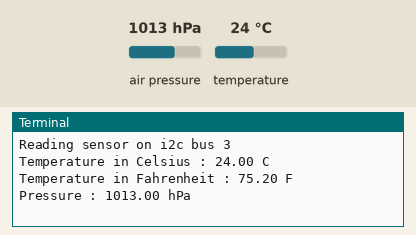
A program run on a simulated Raspberry Pi (BCM pin numbers). Shown: the last lines printed to the terminal. The test bench sets the inputs (shaded band); at power-on: air pressure 1013 hPa, temperature 24 °C.

Above: at 1.2 s.
1.3 s: air pressure set to 952 hPa
At 1.4 s:
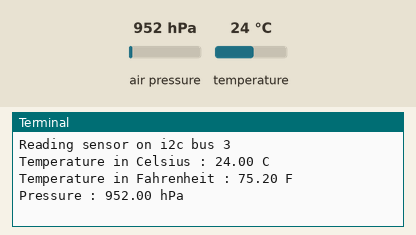
2.8 s: temperature set to 12 °C
At 2.9 s:
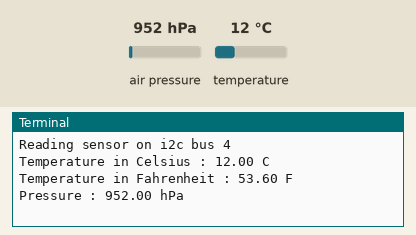
4.3 s: air pressure set to 975 hPa
At 4.4 s:
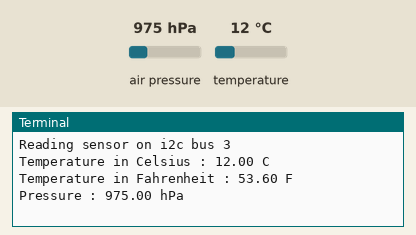
Timing chart, 0 to 7.3 s (numbered marks = the images above; inputs shaded):
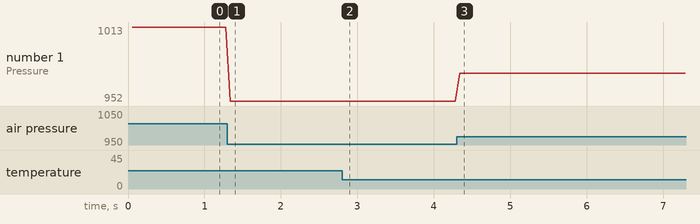

The program:

multiple_bmp280.py
```python
# I modified code from controle everything to use i2c bus 2 and 3
# Original work: https://github.com/ControlEverythingCommunity/BMP280/blob/master/Python/BMP280.py
# If you run the un modified code, you will see this method is much faster than using
# the TCA9548A I2C Multiplexer
# This code will only work if i2c is enabled and the following lines was added to /boot/config.txt
# dtoverlay=i2c-gpio,bus=3,i2c_gpio_delay_us=2
# dtoverlay=i2c-gpio,bus=4,i2c_gpio_delay_us=2,i2c_gpio_sda=17,i2c_gpio_scl=27


import smbus
import time

# Get I2C bus
bus3 = smbus.SMBus(3)
bus4 = smbus.SMBus(4)
delay=0.05

while True:
    #Reading Data from i2c bus3 3
    b1 = bus3.read_i2c_block_data(0x76, 0x88, 24)

    # Convert the data
    # Temp coefficents
    dig_T1 = b1[1] * 256 + b1[0]
    dig_T2 = b1[3] * 256 + b1[2]
    if dig_T2 > 32767 :
        dig_T2 -= 65536
    dig_T3 = b1[5] * 256 + b1[4]
    if dig_T3 > 32767 :
        dig_T3 -= 65536

    # Pressure coefficents
    dig_P1 = b1[7] * 256 + b1[6]
    dig_P2 = b1[9] * 256 + b1[8]
    if dig_P2 > 32767 :
        dig_P2 -= 65536
    dig_P3 = b1[11] * 256 + b1[10]
    if dig_P3 > 32767 :
        dig_P3 -= 65536
    dig_P4 = b1[13] * 256 + b1[12]
    if dig_P4 > 32767 :
        dig_P4 -= 65536
    dig_P5 = b1[15] * 256 + b1[14]
    if dig_P5 > 32767 :
        dig_P5 -= 65536
    dig_P6 = b1[17] * 256 + b1[16]
    if dig_P6 > 32767 :
        dig_P6 -= 65536
    dig_P7 = b1[19] * 256 + b1[18]
    if dig_P7 > 32767 :
        dig_P7 -= 65536
    dig_P8 = b1[21] * 256 + b1[20]
    if dig_P8 > 32767 :
        dig_P8 -= 65536
    dig_P9 = b1[23] * 256 + b1[22]
    if dig_P9 > 32767 :
        dig_P9 -= 65536

    # BMP280 address, 0x76(118)
    # Select Control measurement register, 0xF4(244)
    #		0x27(39)	Pressure and Temperature Oversampling rate = 1
    #					Normal mode
    bus3.write_byte_data(0x76, 0xF4, 0x27)
    # BMP280 address, 0x76(118)
    # Select Configuration register, 0xF5(245)
    #		0xA0(00)	Stand_by time = 1000 ms
    bus3.write_byte_data(0x76, 0xF5, 0xA0)

    time.sleep(delay)

    # BMP280 address, 0x76(118)
    # Read data back from 0xF7(247), 8 bytes
    # Pressure MSB, Pressure LSB, Pressure xLSB, Temperature MSB, Temperature LSB
    # Temperature xLSB, Humidity MSB, Humidity LSB
    data = bus3.read_i2c_block_data(0x76, 0xF7, 8)

    # Convert pressure and temperature data to 19-bits
    adc_p = ((data[0] * 65536) + (data[1] * 256) + (data[2] & 0xF0)) / 16
    adc_t = ((data[3] * 65536) + (data[4] * 256) + (data[5] & 0xF0)) / 16

    # Temperature offset calculations
    var1 = ((adc_t) / 16384.0 - (dig_T1) / 1024.0) * (dig_T2)
    var2 = (((adc_t) / 131072.0 - (dig_T1) / 8192.0) * ((adc_t)/131072.0 - (dig_T1)/8192.0)) * (dig_T3)
    t_fine = (var1 + var2)
    cTemp = (var1 + var2) / 5120.0
    fTemp = cTemp * 1.8 + 32

    # Pressure offset calculations
    var1 = (t_fine / 2.0) - 64000.0
    var2 = var1 * var1 * (dig_P6) / 32768.0
    var2 = var2 + var1 * (dig_P5) * 2.0
    var2 = (var2 / 4.0) + ((dig_P4) * 65536.0)
    var1 = ((dig_P3) * var1 * var1 / 524288.0 + ( dig_P2) * var1) / 524288.0
    var1 = (1.0 + var1 / 32768.0) * (dig_P1)
    p = 1048576.0 - adc_p
    p = (p - (var2 / 4096.0)) * 6250.0 / var1
    var1 = (dig_P9) * p * p / 2147483648.0
    var2 = p * (dig_P8) / 32768.0
    pressure = (p + (var1 + var2 + (dig_P7)) / 16.0) / 100

    # Output data to screen
    print("Reading sensor on i2c bus 3")
    print "Temperature in Celsius : %.2f C" %cTemp
    print "Temperature in Fahrenheit : %.2f F" %fTemp
    print "Pressure : %.2f hPa " %pressure+"\n"


    #Reading BMP280 on i2c bus3 4
        # BMP280 address, 0x76(118)
    # Read data back from 0x88(136), 24 bytes
    b1 = bus4.read_i2c_block_data(0x76, 0x88, 24)

    # Convert the data
    # Temp coefficents
    dig_T1 = b1[1] * 256 + b1[0]
    dig_T2 = b1[3] * 256 + b1[2]
    if dig_T2 > 32767 :
        dig_T2 -= 65536
    dig_T3 = b1[5] * 256 + b1[4]
    if dig_T3 > 32767 :
        dig_T3 -= 65536

    # Pressure coefficents
    dig_P1 = b1[7] * 256 + b1[6]
    dig_P2 = b1[9] * 256 + b1[8]
    if dig_P2 > 32767 :
        dig_P2 -= 65536
    dig_P3 = b1[11] * 256 + b1[10]
    if dig_P3 > 32767 :
        dig_P3 -= 65536
    dig_P4 = b1[13] * 256 + b1[12]
    if dig_P4 > 32767 :
        dig_P4 -= 65536
    dig_P5 = b1[15] * 256 + b1[14]
    if dig_P5 > 32767 :
        dig_P5 -= 65536
    dig_P6 = b1[17] * 256 + b1[16]
    if dig_P6 > 32767 :
        dig_P6 -= 65536
    dig_P7 = b1[19] * 256 + b1[18]
    if dig_P7 > 32767 :
        dig_P7 -= 65536
    dig_P8 = b1[21] * 256 + b1[20]
    if dig_P8 > 32767 :
        dig_P8 -= 65536
    dig_P9 = b1[23] * 256 + b1[22]
    if dig_P9 > 32767 :
        dig_P9 -= 65536

    # BMP280 address, 0x76(118)
    # Select Control measurement register, 0xF4(244)
    #		0x27(39)	Pressure and Temperature Oversampling rate = 1
    #					Normal mode
    bus4.write_byte_data(0x76, 0xF4, 0x27)
    # BMP280 address, 0x76(118)
    # Select Configuration register, 0xF5(245)
    #		0xA0(00)	Stand_by time = 1000 ms
    bus4.write_byte_data(0x76, 0xF5, 0xA0)

    time.sleep(delay)

    # BMP280 address, 0x76(118)
    # Read data back from 0xF7(247), 8 bytes
    # Pressure MSB, Pressure LSB, Pressure xLSB, Temperature MSB, Temperature LSB
    # Temperature xLSB, Humidity MSB, Humidity LSB
    data = bus4.read_i2c_block_data(0x76, 0xF7, 8)

    # Convert pressure and temperature data to 19-bits
    adc_p = ((data[0] * 65536) + (data[1] * 256) + (data[2] & 0xF0)) / 16
    adc_t = ((data[3] * 65536) + (data[4] * 256) + (data[5] & 0xF0)) / 16

    # Temperature offset calculations
    var1 = ((adc_t) / 16384.0 - (dig_T1) / 1024.0) * (dig_T2)
    var2 = (((adc_t) / 131072.0 - (dig_T1) / 8192.0) * ((adc_t)/131072.0 - (dig_T1)/8192.0)) * (dig_T3)
    t_fine = (var1 + var2)
    cTemp = (var1 + var2) / 5120.0
    fTemp = cTemp * 1.8 + 32

    # Pressure offset calculations
    var1 = (t_fine / 2.0) - 64000.0
    var2 = var1 * var1 * (dig_P6) / 32768.0
    var2 = var2 + var1 * (dig_P5) * 2.0
    var2 = (var2 / 4.0) + ((dig_P4) * 65536.0)
    var1 = ((dig_P3) * var1 * var1 / 524288.0 + ( dig_P2) * var1) / 524288.0
    var1 = (1.0 + var1 / 32768.0) * (dig_P1)
    p = 1048576.0 - adc_p
    p = (p - (var2 / 4096.0)) * 6250.0 / var1
    var1 = (dig_P9) * p * p / 2147483648.0
    var2 = p * (dig_P8) / 32768.0
    pressure = (p + (var1 + var2 + (dig_P7)) / 16.0) / 100

    # Output data to screen
    print("Reading sensor on i2c bus 4")
    print "Temperature in Celsius : %.2f C" %cTemp
    print "Temperature in Fahrenheit : %.2f F" %fTemp
    print "Pressure : %.2f hPa " %pressure +"\n"
```

Measured:
- after the input at 1.3 s, the terminal: prints a new line at once (image 1)
- after the input at 2.8 s, the terminal: prints a new line at once (image 2)
- after the input at 4.3 s, the terminal: prints a new line at once (image 3)
- plotted number 1: 1013 → 952 after the input at 1.3 s, 952 → 975 after the input at 4.3 s
